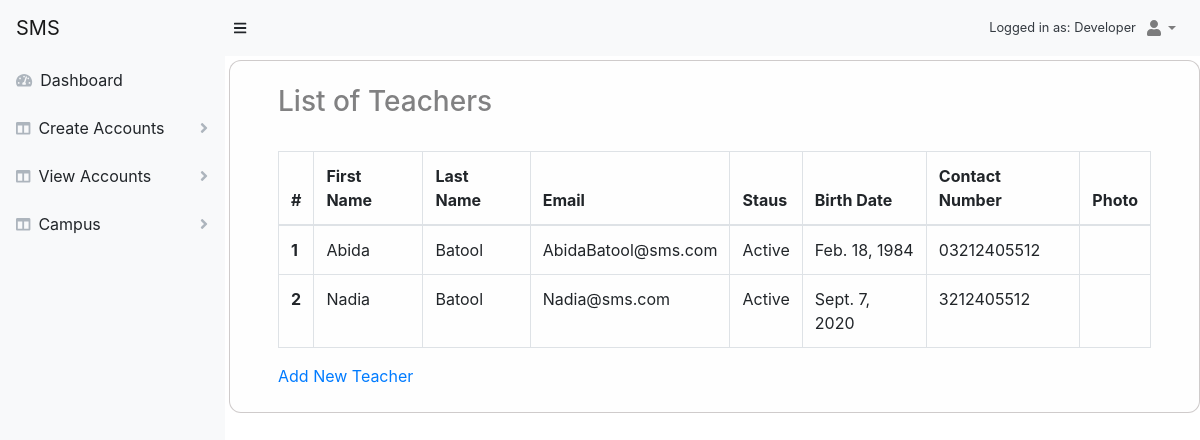
/account/view-teacher/ (signed in), run on an earlier commit of the app's database.
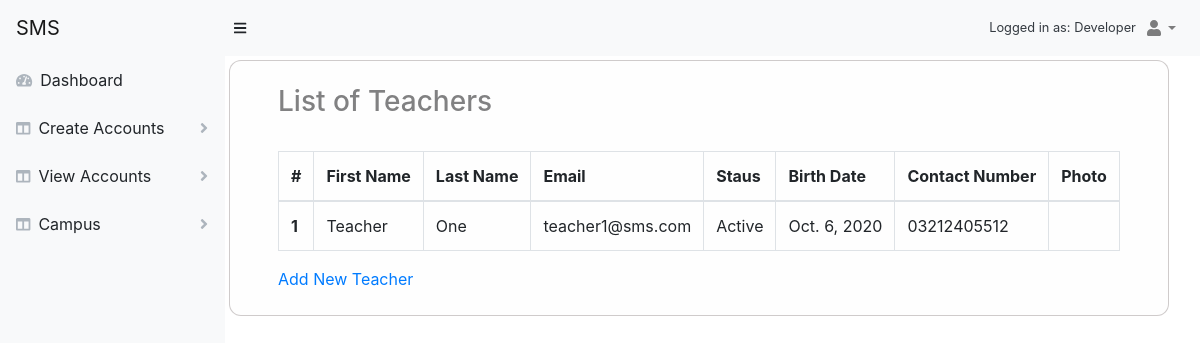
And on a later commit of the database.
### accounts/models.py (models this page shows, shortened)
class Profile(models.Model):
    user = models.OneToOneField(User, on_delete=models.CASCADE ,default=1)
    photo = models.ImageField(upload_to=settings.MEDIA_ROOT+'/images/profile_images/%Y%m%d', null=True, blank=True, default='/media/images/default.jpg')
    birth_date = models.DateField()
    date_left = models.DateField(null=True, blank=True)
    salary = models.FloatField(max_length=6)
    contact_number = models.CharField(max_length=11)
    address = models.ForeignKey(Address, on_delete=models.CASCADE, default=1)
    CHOICES = [('M', 'Male'), ('F', 'Female')]
    gender = models.CharField(_('gender'), max_length=1, choices=CHOICES)
    class Meta:
        abstract = True

class Teacher(Profile):
    class Meta:
        db_table = 'Teacher'
        verbose_name = _('teacher')
        verbose_name_plural = _('teachers')

class User(AbstractBaseUser, PermissionsMixin):
    email = models.EmailField(_('email address'), unique=True)
    first_name = models.CharField(_('first name'), max_length=30, blank=True)
    last_name = models.CharField(_('last name'), max_length=30, blank=True)
    date_joined = models.DateTimeField(_('date joined'), auto_now_add=True)
    is_active = models.BooleanField(_('active'), default=True)
    is_staff = models.BooleanField(_('staff'), default=True)
    objects = UserManager()
    USERNAME_FIELD = 'email'
    REQUIRED_FIELDS = []
    class Meta:
        db_table = "User"
        verbose_name = _('user')
        verbose_name_plural = _('users')

### accounts/views.py (the view)
# urls.py: path('view-teacher/', views.ViewTeacherUser.as_view(), name='view_teacher'),
class ViewTeacherUser(View):
    template_name = 'accounts/teacher/teachers.html'
    def get(self, request):
        teachers = Teacher.objects.all()
        context = { 'teachers': teachers }
        return render(request, self.template_name, context)

### templates/accounts/teacher/teachers.html (shortened to what this page needs)
{% extends 'layouts/base.html' %}
{% block content %}
<div class="container">
        <h3>List of Teachers</h3>
    <br>
    <table class="table table-lg table-bordered">
        <thead>
            <tr>
                <th>#</th>
                <th>First Name</th>
                <th>Last Name</th>
                <th>Email</th>
                <th>Staus</th>
                <th>Birth Date</th>
                <th>Contact Number</th>
                <th>Photo</th>
            </tr>
        </thead>
        <tbody>
            {% for teacher in teachers %}
                <tr>
                    <th>{{ forloop.counter }}</th>
                    <td>{{teacher.user.first_name}}</td>
                    <td>{{teacher.user.last_name}}</td>
                    <td>{{teacher.user.email}}</td>
                    <td>{% if teacher.user.is_active %} Active {%else%} In-Active {% endif %}</td>
                    <td>{{teacher.birth_date}}</td>
                    <td>{{teacher.contact_number}}</td>
                    <td>{{teacher.photo}}</td>
                </tr>
            {% endfor %}
        </tbody>
    </table>
    <a href="{% url 'accounts:create_teacher' %}">Add New Teacher</a>
</div>
{% endblock content %}

What changed in the data, as far as the page shows it:
removed Teacher: user.first_name "Nadia", user.last_name "Batool", user.email "Nadia@sms.com", shows "Active", birth_date "Sept. 7, 2020", contact_number "3212405512"
changed Teacher: user.first_name "Abida" → "Teacher"; user.last_name "Batool" → "One"; user.email "AbidaBatool@sms.com" → "teacher1@sms.com"; birth_date "Feb. 18, 1984" → "Oct. 6, 2020"
